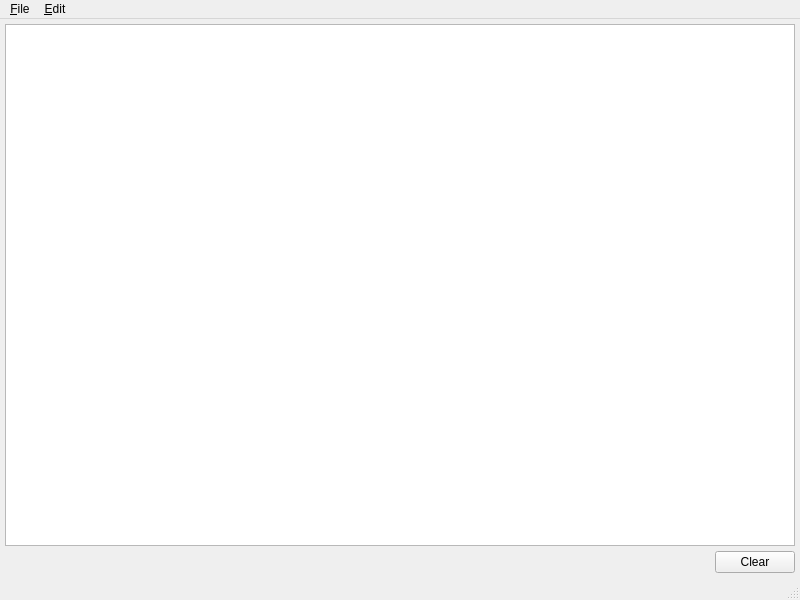
<?xml version="1.0" encoding="UTF-8"?>
<ui version="4.0">
 <class>spoton_logviewer</class>
 <widget class="QMainWindow" name="spoton_logviewer">
  <property name="geometry">
   <rect>
    <x>0</x>
    <y>0</y>
    <width>800</width>
    <height>600</height>
   </rect>
  </property>
  <property name="windowIcon">
   <iconset resource="../Icons/icons.qrc">
    <normaloff>:/Logo/spoton-logo.png</normaloff>:/Logo/spoton-logo.png</iconset>
  </property>
  <widget class="QWidget" name="centralwidget">
   <layout class="QVBoxLayout" name="verticalLayout">
    <property name="spacing">
     <number>5</number>
    </property>
    <property name="margin">
     <number>5</number>
    </property>
    <item>
     <widget class="QTextBrowser" name="log">
      <property name="tabChangesFocus">
       <bool>true</bool>
      </property>
      <property name="acceptRichText">
       <bool>false</bool>
      </property>
      <property name="openLinks">
       <bool>false</bool>
      </property>
     </widget>
    </item>
    <item>
     <layout class="QHBoxLayout" name="horizontalLayout">
      <property name="spacing">
       <number>5</number>
      </property>
      <item>
       <spacer name="horizontalSpacer">
        <property name="orientation">
         <enum>Qt::Horizontal</enum>
        </property>
        <property name="sizeHint" stdset="0">
         <size>
          <width>40</width>
          <height>20</height>
         </size>
        </property>
       </spacer>
      </item>
      <item>
       <widget class="QPushButton" name="clear">
        <property name="text">
         <string>Clear</string>
        </property>
       </widget>
      </item>
     </layout>
    </item>
   </layout>
  </widget>
  <widget class="QMenuBar" name="menubar">
   <property name="geometry">
    <rect>
     <x>0</x>
     <y>0</y>
     <width>800</width>
     <height>25</height>
    </rect>
   </property>
   <widget class="QMenu" name="menu_File">
    <property name="title">
     <string>&amp;File</string>
    </property>
    <addaction name="action_Close"/>
   </widget>
   <widget class="QMenu" name="menu_Edit">
    <property name="title">
     <string>&amp;Edit</string>
    </property>
    <addaction name="action_Empty_Log"/>
    <addaction name="actionEnable_Log"/>
   </widget>
   <addaction name="menu_File"/>
   <addaction name="menu_Edit"/>
  </widget>
  <widget class="QStatusBar" name="statusbar"/>
  <action name="action_Close">
   <property name="text">
    <string>&amp;Close</string>
   </property>
  </action>
  <action name="action_Empty_Log">
   <property name="text">
    <string>&amp;Empty Log</string>
   </property>
  </action>
  <action name="actionEnable_Log">
   <property name="checkable">
    <bool>true</bool>
   </property>
   <property name="text">
    <string>Enable UI &amp;Logging</string>
   </property>
  </action>
 </widget>
 <tabstops>
  <tabstop>log</tabstop>
  <tabstop>clear</tabstop>
 </tabstops>
 <resources>
  <include location="../Icons/icons.qrc"/>
 </resources>
 <connections/>
</ui>
